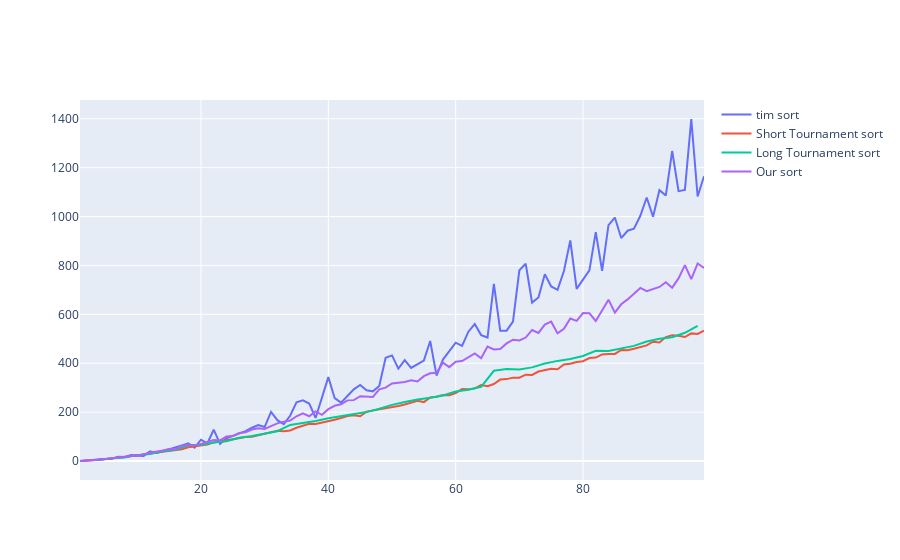

The notebook cell saved with this chart:
### Code cell
import pandas as pd
import plotly.graph_objects as go


df = pd.DataFrame(result_timsort)
grouped_df = df.groupby('x')['y'].mean()
x_values = grouped_df.index.tolist()
y_values = grouped_df.values.tolist()

df_tournament = pd.DataFrame(result_short_tournament)
grouped_df_tournament = df_tournament.groupby('x')['y'].mean()
x_values_tournament = grouped_df_tournament.index.tolist()
y_values_tournament = grouped_df_tournament.values.tolist()


df_long_tournament = pd.DataFrame(results_tournament)
grouped_df_long_tournament = df_long_tournament.groupby('x')['y'].mean()
x_values_long_tournament = grouped_df_long_tournament.index.tolist()
y_values_long_tournament = grouped_df_long_tournament.values.tolist()

df_our_sort = pd.DataFrame(result_our_sort)
grouped_df_our_sort = df_our_sort.groupby('x')['y'].mean()
x_values_our = grouped_df_our_sort.index.tolist()
y_values_our = grouped_df_our_sort.values.tolist()


# Create scatter plot using Plotly
fig = go.Figure()
fig.add_trace(go.Scatter(x=x_values, y=y_values, mode='lines', name='tim sort'))
fig.add_trace(go.Scatter(x=x_values_tournament, y=y_values_tournament, mode='lines', name='Short Tournament sort'))
fig.add_trace(go.Scatter(x=x_values_long_tournament, y=y_values_long_tournament, mode='lines', name='Long Tournament sort'))
fig.add_trace(go.Scatter(x=x_values_our, y=y_values_our, mode='lines', name='Our sort'))

# Show the plot
fig.show()

### Figure 1 — Plotly figure (JSON) as saved in the notebook; plotly's stock layout.template omitted (floating-point values rounded to 4 significant figures)
{"data": [{"mode": "lines", "name": "tim sort", "type": "scatter", "x": [1, 2, 3, 4, 5, 6, 7, 8, 9, 10, 11, 12, 13, 14, 15, 16, 17, 18, 19, 20, 21, 22, 23, 24, 25, 26, 27, 28, 29, 30, 31, 32, 33, 34, 35, 36, 37, 38, 39, 40, 41, 42, 43, 44, 45, 46, 47, 48, 49, 50, 51, 52, 53, 54, 55, 56, 57, 58, 59, 60, 61, 62, 63, 64, 65, 66, 67, 68, 69, 70, 71, 72, 73, 74, 75, 76, 77, 78, 79, 80, 81, 82, 83, 84, 85, 86, 87, 88, 89, 90, 91, 92, 93, 94, 95, 96, 97, 98, 99], "y": [0, 1, 4, 7, 8, 9, 17, 16, 24, 22, 21, 40, 33, 40, 49, 57, 64, 72, 55, 87, 72, 128, 70, 93, 103, 111, 122, 136, 147, 139, 201, 167, 151, 185, 240, 248, 235, 176, 255, 343, 257, 239, 266, 293, 311, 289, 285, 307, 422, 432, 378, 413, 381, 395, 411, 491, 349, 415, 449, 484, 471, 529, 560, 515, 505, 725, 533, 533, 570, 780, 807, 648, 669, 764, 714, 700, 777, 902, 704, 742, 780, 936, 778, 965, 996, 912, 942, 950, 1003, 1078, 999, 1108, 1086, 1268, 1104, 1109, 1399, 1082, 1165]}, {"mode": "lines", "name": "Short Tournament sort", "type": "scatter", "x": [1, 2, 3, 4, 5, 6, 7, 8, 9, 10, 11, 12, 13, 14, 15, 16, 17, 18, 19, 20, 21, 22, 23, 24, 25, 26, 27, 28, 29, 30, 31, 32, 33, 34, 35, 36, 37, 38, 39, 40, 41, 42, 43, 44, 45, 46, 47, 48, 49, 50, 51, 52, 53, 54, 55, 56, 57, 58, 59, 60, 61, 62, 63, 64, 65, 66, 67, 68, 69, 70, 71, 72, 73, 74, 75, 76, 77, 78, 79, 80, 81, 82, 83, 84, 85, 86, 87, 88, 89, 90, 91, 92, 93, 94, 95, 96, 97, 98, 99], "y": [0, 1, 3, 5, 8, 10, 11, 16, 20, 21, 28, 31, 35, 39, 42, 44, 48, 56, 60, 65, 67, 76, 79, 85, 89, 94, 98, 99, 106, 113, 119, 124, 122, 125, 136, 144, 152, 151, 157, 160, 169, 176, 184, 187, 183, 202, 206, 211, 216, 220, 225, 231, 239, 246, 241, 260, 263, 270, 269, 278, 294, 293, 297, 311, 306, 315, 333, 335, 341, 341, 353, 352, 366, 370, 377, 375, 395, 398, 405, 408, 421, 423, 436, 438, 438, 454, 453, 459, 467, 473, 488, 485, 507, 514, 512, 507, 522, 520, 533]}, {"mode": "lines", "name": "Long Tournament sort", "type": "scatter", "x": [4, 6, 8, 10, 12, 14, 16, 18, 20, 22, 24, 26, 28, 30, 32, 34, 36, 38, 40, 42, 44, 46, 48, 50, 52, 54, 56, 58, 60, 62, 64, 66, 68, 70, 72, 74, 76, 78, 80, 82, 84, 86, 88, 90, 92, 94, 96, 98], "y": [4.5, 11, 14, 24, 28.5, 40, 46, 64.5, 66.5, 76, 80.5, 95, 102.5, 112.5, 122, 147.5, 154.5, 164, 174.5, 183.5, 190.5, 200, 213.5, 229.5, 241.5, 252, 258.5, 268, 284.5, 291.5, 303.5, 369, 376, 374.5, 383, 398.5, 409.5, 417.5, 429.5, 450.5, 450, 459, 471, 489, 500.5, 506, 524.5, 553]}, {"mode": "lines", "name": "Our sort", "type": "scatter", "x": [1, 2, 3, 4, 5, 6, 7, 8, 9, 10, 11, 12, 13, 14, 15, 16, 17, 18, 19, 20, 21, 22, 23, 24, 25, 26, 27, 28, 29, 30, 31, 32, 33, 34, 35, 36, 37, 38, 39, 40, 41, 42, 43, 44, 45, 46, 47, 48, 49, 50, 51, 52, 53, 54, 55, 56, 57, 58, 59, 60, 61, 62, 63, 64, 65, 66, 67, 68, 69, 70, 71, 72, 73, 74, 75, 76, 77, 78, 79, 80, 81, 82, 83, 84, 85, 86, 87, 88, 89, 90, 91, 92, 93, 94, 95, 96, 97, 98, 99], "y": [0, 1, 3, 5, 8, 11, 14, 17, 18, 23, 27, 34, 37, 43, 49, 48, 63, 65, 64, 70, 77, 86, 84, 100, 102, 115, 118, 129, 134, 131, 143, 154, 161, 165, 183, 195, 183, 203, 189, 212, 226, 232, 248, 249, 265, 263, 262, 293, 300, 317, 319, 323, 330, 325, 347, 359, 361, 402, 384, 406, 409, 424, 440, 420, 468, 456, 458, 481, 496, 493, 505, 536, 524, 558, 570, 522, 541, 583, 573, 605, 604, 573, 616, 660, 607, 641, 661, 685, 708, 695, 705, 712, 731, 709, 747, 801, 744, 808, 790]}], "layout": {}}
